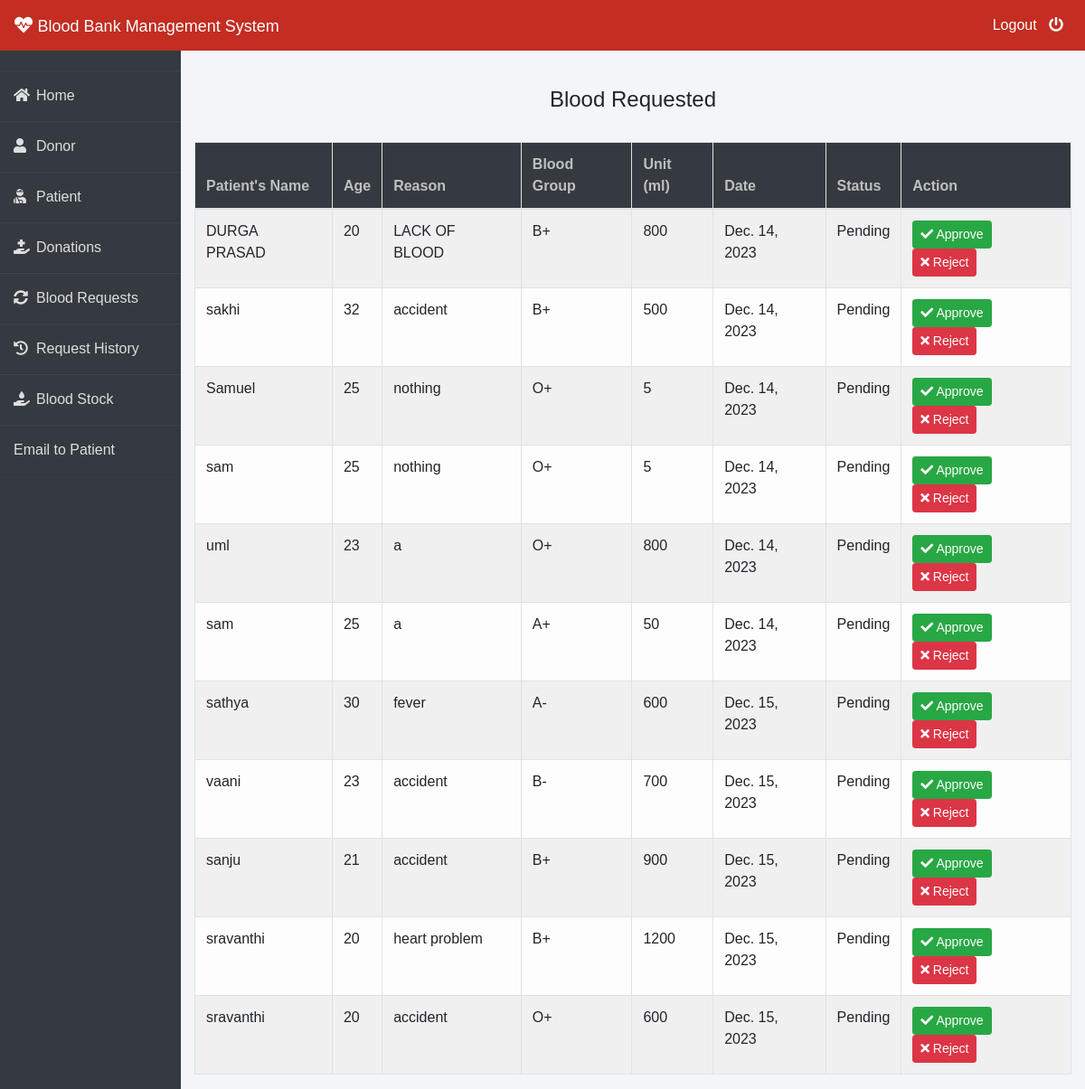
/admin-request (signed in), run on the app's committed database.
### blood/models.py (models this page shows, shortened)
class BloodRequest(models.Model):
    request_by_patient=models.ForeignKey(pmodels.Patient,null=True,on_delete=models.CASCADE)
    request_by_donor=models.ForeignKey(dmodels.Donor,null=True,on_delete=models.CASCADE)
    patient_name=models.CharField(max_length=30)
    patient_age=models.PositiveIntegerField()
    reason=models.CharField(max_length=500)
    bloodgroup=models.CharField(max_length=10)
    unit=models.PositiveIntegerField(default=0)
    status=models.CharField(max_length=20,default="Pending")
    date=models.DateField(auto_now=True)

### blood/views.py (the view)
# urls.py: path('admin-request', views.admin_request_view,name='admin-request'),
@login_required(login_url='adminlogin')
def admin_request_view(request):
    requests=models.BloodRequest.objects.all().filter(status='Pending')
    return render(request,'blood/admin_request.html',{'requests':requests})

### templates/blood/admin_request.html (shortened to what this page needs)
{% extends 'blood/adminbase.html' %}
{% block content %}
{% load widget_tweaks %}
{%load static%}
<br><br>
<div class="container">
    {% if requests %}
    <H4 class="text-center">Blood Requested</H4><br>
    <table class="table table-light table-hover table-bordered table-striped">
        <thead class="bg-dark">
            <tr>
                <th scope="col" style="color: rgb(192, 192, 192);">Patient's Name</th>
                <th scope="col" style="color: rgb(192, 192, 192);">Age</th>
                <th scope="col" style="color: rgb(192, 192, 192);">Reason</th>
                <th scope="col" style="color: rgb(192, 192, 192);">Blood Group</th>
                <th scope="col" style="color: rgb(192, 192, 192);">Unit (ml)</th>
                <th scope="col" style="color: rgb(192, 192, 192);">Date</th>
                <th scope="col" style="color: rgb(192, 192, 192);">Status</th>
                <th style="color: rgb(192, 192, 192);">Action</th>
            </tr>
        </thead>
        <tbody>
            {% for t in requests %}
            <tr>
                <td> {{t.patient_name}}</td>
                <td>{{t.patient_age}}</td>
                <td>{{t.reason}}</td>
                <td>{{t.bloodgroup}}</td>
                <td>{{t.unit}}</td>
                <td>{{t.date}}</td>
                <td>{{t.status}}</td>
                <td>
                    <button class="btn btn-success btn-sm"><a  style="text-decoration: none;color: white;" href="{% url 'update-approve-status' t.id  %}"><i class="fa fa-check"></i> Approve</a> </button>
                    <button class="btn btn-danger btn-sm"><a  style="text-decoration: none;color: white;" href="{% url 'update-reject-status' t.id  %}"><i class="fa fa-times"></i> Reject</a> </button>
                </td>
            </tr>
            {% endfor %}
        </tbody>
    </table>
{% else %}
<div class="alert alert-danger" role="alert">
    No Blood Request By Patient/Donor!
  </div>
{% endif %}
</div>
{% endblock content %}

### templates/blood/adminbase.html (shortened to what this page needs)
<!DOCTYPE html>
<html lang="en">
<head>
    <link rel="stylesheet" href="https://maxcdn.bootstrapcdn.com/bootstrap/4.0.0/css/bootstrap.min.css">
    <link rel="stylesheet" href="https://cdnjs.cloudflare.com/ajax/libs/font-awesome/5.14.0/css/all.css">
</head>
<body>
    <nav class="navbar navbar-expand-lg navbar-light fixed-top bg-danger">
        <a style="color:white;" class="navbar-brand" href="/"><i class="fa fa-heartbeat"></i>&nbsp;<font face = "Comic sans MS" size ="4">Blood Bank Management System</font></a>
        <div class="navbar-collapse collapse w-100 order-3 dual-collapse2">
            <ul class="navbar-nav ml-auto">
                <li class="nav-item">
                    <a class="nav-link" style="color: white;" href="/logout">Logout &nbsp; <i class="fas fa-power-off"></i></a>
                </li>
            </ul>
        </div>
      </nav>
<br><br>
<div class="wrapper">
    <div class="sidebar">
        <ul>
            <li><a style="text-decoration:none;" href="/"><i class="fas fa-home"></i>Home</a></li>
            <li><a style="text-decoration:none;" href="/admin-donor"><i class="fas fa-user"></i>Donor</a></li>
            <li><a style="text-decoration:none;" href="/admin-patient"><i class="fas fa-user-injured"></i>Patient</a></li>
            <li><a style="text-decoration:none;" href="/admin-donation"><i class="fas fa-hand-holding-medical"></i>Donations</a></li>
            <li><a style="text-decoration:none;" href="/admin-request"><i class="fas fa-sync-alt"></i>Blood Requests</a></li>
            <li><a style="text-decoration:none;" href="/admin-request-history"><i class="fas fa-history"></i>Request History</a></li>
            <li><a style="text-decoration:none;" href="/admin-blood"><i class="fas fa-hand-holding-water"></i>Blood Stock</a></li>
            <li><a  href="{% url 'send_email_and_message' %}">Email to Patient</a></li>
        </ul>
    </div>
    <div class="main_content">
{% block content %}
{% endblock content %}
    </div>
</div>
</body>
</html>

### templates/blood/adminbase.html (style rules this page uses)
* { margin: 0; padding: 0; box-sizing: border-box; list-style: none; text-decoration: none; font-family: 'Josefin Sans', sans-serif; }
body { background-color: #f3f5f9; }
.bg-danger { background-color: #c32d22!important; }
.wrapper { display: flex; position: relative; }
.wrapper .sidebar { width: 200px; height: 100%; background: #343a40; padding: 30px 0px; position: fixed; }
.wrapper .sidebar ul li { padding: 15px; border-bottom: 1px solid #dedede; border-bottom: 1px solid rgba(0,0,0,0.05); border-top: 1px solid rgba(255,255,255,0.05); }
.wrapper .sidebar ul li a { color: #dedede; display: block; }
.wrapper .sidebar ul li a .fas { width: 25px; }
.wrapper .main_content { width: 100%; margin-left: 200px; }

### data on the page
BloodRequest: patient_name "DURGA PRASAD", patient_age "20", reason "LACK OF BLOOD", bloodgroup "B+", unit "800", date "Dec. 14, 2023", status "Pending"
BloodRequest: patient_name "sakhi", patient_age "32", reason "accident", bloodgroup "B+", unit "500", date "Dec. 14, 2023", status "Pending"
BloodRequest: patient_name "Samuel", patient_age "25", reason "nothing", bloodgroup "O+", unit "5", date "Dec. 14, 2023", status "Pending"
BloodRequest: patient_name "sam", patient_age "25", reason "nothing", bloodgroup "O+", unit "5", date "Dec. 14, 2023", status "Pending"
BloodRequest: patient_name "uml", patient_age "23", reason "a", bloodgroup "O+", unit "800", date "Dec. 14, 2023", status "Pending"
BloodRequest: patient_name "sam", patient_age "25", reason "a", bloodgroup "A+", unit "50", date "Dec. 14, 2023", status "Pending"
BloodRequest: patient_name "sathya", patient_age "30", reason "fever", bloodgroup "A-", unit "600", date "Dec. 15, 2023", status "Pending"
BloodRequest: patient_name "vaani", patient_age "23", reason "accident", bloodgroup "B-", unit "700", date "Dec. 15, 2023", status "Pending"
BloodRequest: patient_name "sanju", patient_age "21", reason "accident", bloodgroup "B+", unit "900", date "Dec. 15, 2023", status "Pending"
BloodRequest: patient_name "sravanthi", patient_age "20", reason "heart problem", bloodgroup "B+", unit "1200", date "Dec. 15, 2023", status "Pending"
BloodRequest: patient_name "sravanthi", patient_age "20", reason "accident", bloodgroup "O+", unit "600", date "Dec. 15, 2023", status "Pending"
